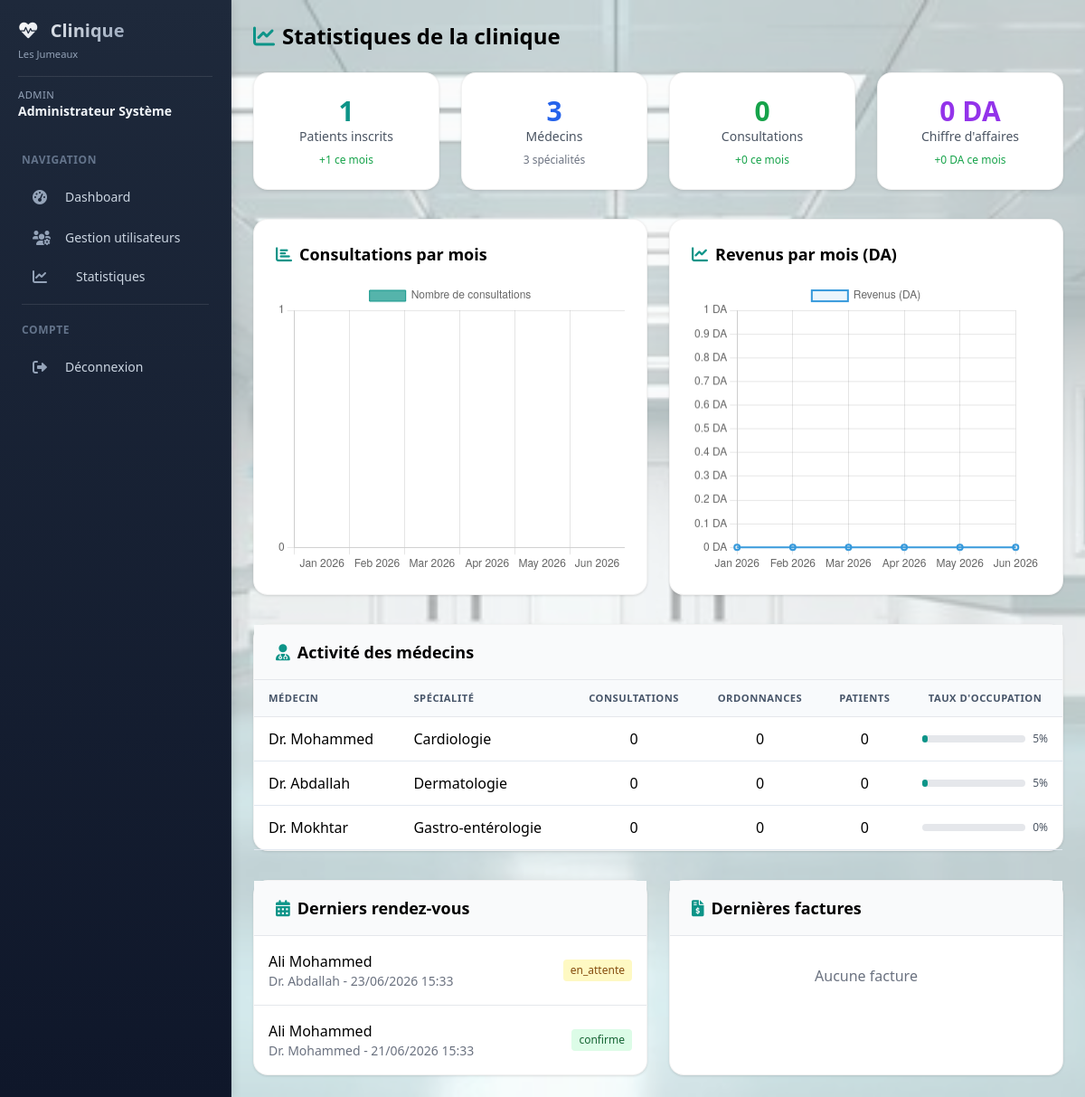
Page /admin/statistiques (signed in) on the committed database.
### models/database.py (models this page shows)
class Medecin(db.Model):
    __tablename__ = 'medecins'
    id = db.Column(db.Integer, primary_key=True)
    nom = db.Column(db.String(100), nullable=False)
    prenom = db.Column(db.String(100), nullable=False)
    specialite = db.Column(db.String(100), nullable=False)
    email = db.Column(db.String(120))
    telephone = db.Column(db.String(20))
    adresse_cabinet = db.Column(db.Text)
    created_at = db.Column(db.DateTime, default=datetime.utcnow)
    rendezvous = db.relationship('RendezVous', back_populates='medecin', lazy='dynamic')
    consultations = db.relationship('Consultation', back_populates='medecin', lazy='dynamic')
    ordonnances = db.relationship('Ordonnance', back_populates='medecin', lazy='dynamic')

class RendezVous(db.Model):
    __tablename__ = 'rendezvous'
    id = db.Column(db.Integer, primary_key=True)
    patient_id = db.Column(db.Integer, db.ForeignKey('patients.id'), nullable=False)
    medecin_id = db.Column(db.Integer, db.ForeignKey('medecins.id'), nullable=False)
    date_rendezvous = db.Column(db.DateTime, nullable=False)
    duree = db.Column(db.Integer, default=30)
    motif = db.Column(db.Text)
    statut = db.Column(db.String(20), default='en_attente')
    created_at = db.Column(db.DateTime, default=datetime.utcnow)
    patient = db.relationship('Patient', back_populates='rendezvous', foreign_keys=[patient_id])
    medecin = db.relationship('Medecin', back_populates='rendezvous', foreign_keys=[medecin_id])

class Patient(db.Model):
    __tablename__ = 'patients'
    id = db.Column(db.Integer, primary_key=True)
    nom = db.Column(db.String(100), nullable=False)
    prenom = db.Column(db.String(100), nullable=False)
    email = db.Column(db.String(120))
    telephone = db.Column(db.String(20), nullable=False)
    date_naissance = db.Column(db.Date)
    adresse = db.Column(db.Text)
    num_assurance = db.Column(db.String(50))
    user_id = db.Column(db.Integer, db.ForeignKey('utilisateurs.id'))
    date_creation = db.Column(db.DateTime, default=datetime.utcnow)
    allergies = db.Column(db.Text)           # الحساسية
    chronic_diseases = db.Column(db.Text)    # الأمراض المزمنة
    current_medications = db.Column(db.Text) # العلاجات الحالية
    user = db.relationship('Utilisateur', backref='patient', foreign_keys=[user_id])
    rendezvous = db.relationship('RendezVous', back_populates='patient', lazy='dynamic')
    consultations = db.relationship('Consultation', back_populates='patient', lazy='dynamic')
    ordonnances = db.relationship('Ordonnance', back_populates='patient', lazy='dynamic')
    factures = db.relationship('Facture', back_populates='patient', lazy='dynamic')

### models/admin.py (the view)
@admin_bp.route('/statistiques')
@admin_required
def statistiques():
    from models.database import Patient, Medecin, Utilisateur, Consultation, Ordonnance, RendezVous, Facture
    from datetime import datetime, timedelta
    from sqlalchemy import func
    now = datetime.now()
    first_day_month = datetime(now.year, now.month, 1)
    stats = {}
    stats['total_patients'] = Patient.query.count()
    stats['new_patients_month'] = Patient.query.filter(Patient.date_creation >= first_day_month).count()
    stats['total_medecins'] = Medecin.query.count()
    stats['specialites_count'] = db.session.query(Medecin.specialite).distinct().count()
    stats['total_consultations'] = Consultation.query.count()
    stats['consultations_month'] = Consultation.query.filter(Consultation.date >= first_day_month).count()
    factures_payees = Facture.query.filter(Facture.statut == 'paye').all()
    stats['total_revenu'] = sum(f.montant for f in factures_payees)
    stats['revenu_month'] = sum(f.montant for f in Facture.query.filter(Facture.statut == 'paye', Facture.date >= first_day_month).all())
    medecins = Medecin.query.all()
    medecins_stats = []
    for med in medecins:
        consultations_count = Consultation.query.filter_by(medecin_id=med.id).count()
        ordonnances_count = Ordonnance.query.filter_by(medecin_id=med.id).count()
        patients_count = db.session.query(Consultation.patient_id).filter_by(medecin_id=med.id).distinct().count()
        rdv_count = RendezVous.query.filter(
            RendezVous.medecin_id == med.id,
            RendezVous.date_rendezvous >= first_day_month,
            RendezVous.statut != 'annule'
        ).count()
        occupation = min(100, int(rdv_count * 100 / 20))  # 20 jours ouvrables max
        medecins_stats.append({
            'nom': med.nom,
            'specialite': med.specialite,
            'consultations': consultations_count,
            'ordonnances': ordonnances_count,
            'patients': patients_count,
            'occupation': occupation
        })
    medecins_stats.sort(key=lambda x: x['consultations'], reverse=True)
    stats['medecins_stats'] = medecins_stats[:10]  # Top 10
    mois_labels = []
    consultations_data = []
    revenus_data = []
    for i in range(5, -1, -1):  # 6 derniers mois
        mois_date = datetime(now.year, now.month, 1) - timedelta(days=30*i)
        mois_suivant = datetime(mois_date.year, mois_date.month + 1, 1) if mois_date.month < 12 else datetime(mois_date.year + 1, 1, 1)
        mois_labels.append(mois_date.strftime('%b %Y'))
        consultations = Consultation.query.filter(
            Consultation.date >= mois_date,
            Consultation.date < mois_suivant
        ).count()
        consultations_data.append(consultations)
        revenus = sum(f.montant for f in Facture.query.filter(
            Facture.statut == 'paye',
            Facture.date >= mois_date,
            Facture.date < mois_suivant
        ).all())
        revenus_data.append(revenus)
    stats['mois_labels'] = mois_labels
    stats['consultations_data'] = consultations_data
    stats['revenus_data'] = revenus_data
    stats['last_rendezvous'] = RendezVous.query.order_by(RendezVous.date_rendezvous.desc()).limit(5).all()
    stats['last_factures'] = Facture.query.order_by(Facture.date.desc()).limit(5).all()
    return render_template('admin/statistiques.html', stats=stats)

### models/admin.py (called while the page is built)
def admin_required(f):
    @wraps(f)
    def decorated_function(*args, **kwargs):
        if 'user_id' not in session:
            return redirect(url_for('auth.login'))
        if session.get('role') != 'admin':
            return render_template('error.html', message="Accès non autorisé"), 403
        return f(*args, **kwargs)
    return decorated_function

### templates/admin/statistiques.html (shortened to what this page needs)
{% extends "base_dashboard.html" %}
{% block content %}
<div>
    <h1 class="text-2xl font-bold mb-6"><i class="fas fa-chart-line text-primary mr-2"></i>Statistiques de la clinique</h1>
    <div class="grid grid-cols-1 md:grid-cols-2 lg:grid-cols-4 gap-6 mb-8">
        <div class="bg-white rounded-lg shadow p-6 text-center">
            <div class="text-3xl font-bold text-primary">{{ stats.total_patients }}</div>
            <div class="text-gray-600 text-sm">Patients inscrits</div>
            <div class="text-xs text-green-600 mt-2">+{{ stats.new_patients_month }} ce mois</div>
        </div>
        <div class="bg-white rounded-lg shadow p-6 text-center">
            <div class="text-3xl font-bold text-blue-600">{{ stats.total_medecins }}</div>
            <div class="text-gray-600 text-sm">Médecins</div>
            <div class="text-xs text-gray-500 mt-2">{{ stats.specialites_count }} spécialités</div>
        </div>
        <div class="bg-white rounded-lg shadow p-6 text-center">
            <div class="text-3xl font-bold text-green-600">{{ stats.total_consultations }}</div>
            <div class="text-gray-600 text-sm">Consultations</div>
            <div class="text-xs text-green-600 mt-2">+{{ stats.consultations_month }} ce mois</div>
        </div>
        <div class="bg-white rounded-lg shadow p-6 text-center">
            <div class="text-3xl font-bold text-purple-600">{{ stats.total_revenu }} DA</div>
            <div class="text-gray-600 text-sm">Chiffre d'affaires</div>
            <div class="text-xs text-green-600 mt-2">+{{ stats.revenu_month }} DA ce mois</div>
        </div>
    </div>
    <div class="grid grid-cols-1 lg:grid-cols-2 gap-6 mb-8">
        <div class="bg-white rounded-lg shadow p-6">
            <h2 class="text-lg font-semibold mb-4"><i class="fas fa-chart-bar text-primary mr-2"></i>Consultations par mois</h2>
            <canvas id="consultationsChart" height="250"></canvas>
        </div>
        <div class="bg-white rounded-lg shadow p-6">
            <h2 class="text-lg font-semibold mb-4"><i class="fas fa-chart-line text-primary mr-2"></i>Revenus par mois (DA)</h2>
            <canvas id="revenusChart" height="250"></canvas>
        </div>
    </div>
    <div class="bg-white rounded-lg shadow mb-8">
        <div class="px-6 py-4 border-b bg-gray-50">
            <h2 class="text-lg font-semibold"><i class="fas fa-user-md text-primary mr-2"></i>Activité des médecins</h2>
        </div>
        <div class="overflow-x-auto">
            <table class="w-full">
                <thead class="bg-gray-100">
                    <tr>
                        <th class="px-4 py-3 text-left">Médecin</th>
                        <th class="px-4 py-3 text-left">Spécialité</th>
                        <th class="px-4 py-3 text-center">Consultations</th>
                        <th class="px-4 py-3 text-center">Ordonnances</th>
                        <th class="px-4 py-3 text-center">Patients</th>
                        <th class="px-4 py-3 text-center">Taux d'occupation</th>
                    </tr>
                </thead>
                <tbody>
                    {% for med in stats.medecins_stats %}
                    <tr class="border-t hover:bg-gray-50">
                        <td class="px-4 py-3 font-medium">Dr. {{ med.nom }}</td>
                        <td class="px-4 py-3">{{ med.specialite }}</td>
                        <td class="px-4 py-3 text-center">{{ med.consultations }}</td>
                        <td class="px-4 py-3 text-center">{{ med.ordonnances }}</td>
                        <td class="px-4 py-3 text-center">{{ med.patients }}</td>
                        <td class="px-4 py-3">
                            <div class="flex items-center gap-2">
                                <div class="flex-1 bg-gray-200 rounded-full h-2">
                                    <div class="bg-primary h-2 rounded-full" style="width: {{ med.occupation }}%"></div>
                                </div>
                                <span class="text-xs text-gray-600">{{ med.occupation }}%</span>
                            </div>
                        </td>
                    </tr>
                    {% endfor %}
                </tbody>
            </table>
        </div>
    </div>
    <div class="grid grid-cols-1 lg:grid-cols-2 gap-6">
        <div class="bg-white rounded-lg shadow">
            <div class="px-6 py-4 border-b bg-gray-50">
                <h2 class="text-lg font-semibold"><i class="fas fa-calendar-alt text-primary mr-2"></i>Derniers rendez-vous</h2>
            </div>
            <div class="divide-y">
                {% for rdv in stats.last_rendezvous %}
                <div class="p-4 hover:bg-gray-50">
                    <div class="flex justify-between items-center">
                        <div>
                            <p class="font-medium">{{ rdv.patient.nom }} {{ rdv.patient.prenom }}</p>
                            <p class="text-sm text-gray-500">Dr. {{ rdv.medecin.nom }} - {{ rdv.date_rendezvous.strftime('%d/%m/%Y %H:%M') if rdv.date_rendezvous else '-' }}</p>
                        </div>
                        <span class="px-2 py-1 rounded text-xs
                            {% if rdv.statut == 'confirme' %}bg-green-100 text-green-800
                            {% elif rdv.statut == 'annule' %}bg-red-100 text-red-800
                            {% else %}bg-yellow-100 text-yellow-800{% endif %}">
                            {{ rdv.statut }}
                        </span>
                    </div>
                </div>
                {% else %}
                <div class="p-8 text-center text-gray-500">Aucun rendez-vous</div>
                {% endfor %}
            </div>
        </div>
        <div class="bg-white rounded-lg shadow">
            <div class="px-6 py-4 border-b bg-gray-50">
                <h2 class="text-lg font-semibold"><i class="fas fa-file-invoice-dollar text-primary mr-2"></i>Dernières factures</h2>
            </div>
            <div class="divide-y">
                {% for facture in stats.last_factures %}
                <div class="p-4 hover:bg-gray-50">
                    <div class="flex justify-between items-center">
                        <div>
                            <p class="font-medium">{{ facture.patient.nom }} {{ facture.patient.prenom }}</p>
                            <p class="text-sm text-gray-500">{{ facture.numero }} - {{ facture.date.strftime('%d/%m/%Y') if facture.date else '-' }}</p>
                        </div>
                        <div class="text-right">
                            <p class="font-bold">{{ facture.montant }} DA</p>
                            <span class="px-2 py-1 rounded text-xs
                                {% if facture.statut == 'paye' %}bg-green-100 text-green-800
                                {% elif facture.statut == 'partiel' %}bg-orange-100 text-orange-800
                                {% else %}bg-red-100 text-red-800{% endif %}">
                                {{ facture.statut }}
                            </span>
                        </div>
                    </div>
                </div>
                {% else %}
                <div class="p-8 text-center text-gray-500">Aucune facture</div>
                {% endfor %}
            </div>
        </div>
    </div>
</div>
<script>
    // Graphique des consultations par mois
    const ctx1 = document.getElementById('consultationsChart').getContext('2d');
    new Chart(ctx1, {
        type: 'bar',
        data: {
            labels: {{ stats.mois_labels|tojson }},
            datasets: [{
                label: 'Nombre de consultations',
                data: {{ stats.consultations_data|tojson }},
                backgroundColor: 'rgba(13, 148, 136, 0.7)',
                borderColor: '#0D9488',
                borderWidth: 1
            }]
        },
        options: {
            responsive: true,
            maintainAspectRatio: true,
            scales: {
                y: {
                    beginAtZero: true,
                    ticks: { stepSize: 1 }
                }
            }
        }
    });
    // Graphique des revenus par mois
    const ctx2 = document.getElementById('revenusChart').getContext('2d');
    new Chart(ctx2, {
        type: 'line',
        data: {
            labels: {{ stats.mois_labels|tojson }},
            datasets: [{
                label: 'Revenus (DA)',
                data: {{ stats.revenus_data|tojson }},
                backgroundColor: 'rgba(52, 152, 219, 0.1)',
                borderColor: '#3498db',
                borderWidth: 2,
                fill: true,
                tension: 0.3
            }]
        },
        options: {
            responsive: true,
            maintainAspectRatio: true,
            scales: {
                y: {
                    beginAtZero: true,
                    ticks: { callback: function(value) { return value.toLocaleString() + ' DA'; } }
                }
            }
        }
    });
</script>
{% endblock %}

### static/style.css (style rules this page uses)
body { background-image: url('/static/images/hopital-corridor.jpg'); background-size: cover; background-position: center; background-attachment: fixed; }
.card, .bg-white.rounded-lg.shadow { transition: all 0.3s ease; border: 1px solid rgba(0,0,0,0.05); }
.rounded-lg { border-radius: 1rem !important; }
table { border-collapse: separate; border-spacing: 0; }
th { background: #f8fafc; font-weight: 600; text-transform: uppercase; font-size: 0.7rem; letter-spacing: 0.5px; color: #475569; }
tr { transition: background 0.2s ease; }
td { border-bottom: 1px solid #e2e8f0; padding: 0.75rem 1rem; }

### rows in the picture
Medecin: nom "Mohammed", specialite "Cardiologie", consultations "0", ordonnances "0", patients "0", occupation "5"
Medecin: nom "Abdallah", specialite "Dermatologie", consultations "0", ordonnances "0", patients "0", occupation "5"
Medecin: nom "Mokhtar", specialite "Gastro-entérologie", consultations "0", ordonnances "0", patients "0", occupation "0"
RendezVous: patient.nom "Ali", patient.prenom "Mohammed", medecin.nom "Abdallah", date_rendezvous "23/06/2026 15:33", statut "en_attente"
RendezVous: patient.nom "Ali", patient.prenom "Mohammed", medecin.nom "Mohammed", date_rendezvous "21/06/2026 15:33", statut "confirme"

### other values in the picture
{{ session.role|capitalize }} "ADMIN"
{{ session.nom }} "Administrateur"
{{ session.prenom }} "Système"
{{ stats.total_patients }} "1"
{{ stats.new_patients_month }} "1"
{{ stats.total_medecins }} "3"
{{ stats.specialites_count }} "3"
{{ stats.total_consultations }} "0"
{{ stats.consultations_month }} "0"
{{ stats.total_revenu }} "0"
{{ stats.revenu_month }} "0"
chart data {{ stats.consultations_data|tojson }} [0, 0, 0, 0, 0, 0]
chart data {{ stats.revenus_data|tojson }} [0, 0, 0, 0, 0, 0]
